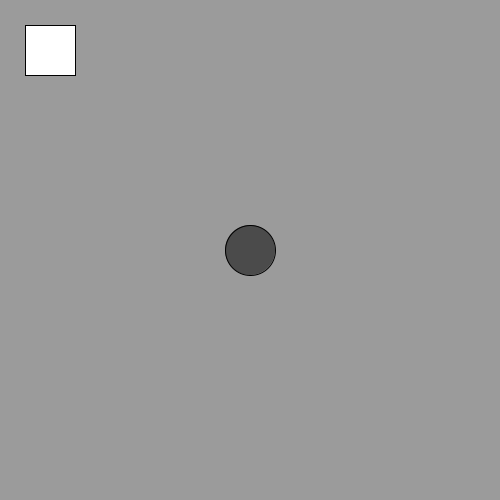
Frame 1 (no input)
Frame 60 (the mouse pressed at the canvas centre just before this capture): identical to frame 1, image omitted
Frame 120 (the mouse held since frame 60 and released just before this capture): identical to frame 1, image omitted

The Processing sketch that drew this single still picture (run headless with seeded random() and noise(); from frame 60 on, the mouse is pressed at the canvas centre):

// Processing sketch: Robotje
// ── Robotje.pde

void settings(){
size(wBreedte,wHoogte);
}
void setup(){
  robotY=robotX;
  hoogteRobot=breedteRobot;
  stapRobot=breedteRobot;
}

void draw(){
  background(155);
  robot();
  vracht();

 }

void keyPressed(){
  switch(key){
    case CODED:
        switch (keyCode){
            case UP:
            println("pressed up now");
              robotY=constrain(robotY-stapRobot,0,height);
              break;
            case DOWN:
            println("pressed down now");
              robotY=constrain(robotY+stapRobot,0,height-hoogteRobot);
              break;
            case RIGHT:
            println("pressed right now");
            robotX=constrain(robotX+stapRobot,0,width-breedteRobot);
            break;
            case LEFT:
            println("pressed left now");
            robotX=constrain(robotX-stapRobot,0,width);
            break;
          }
    break;
    case ENTER:
    println("enter pressed");
    if((robotX==vrachtX) && (robotY==vrachtY)){
            println("tillen vracht");
      vrachtTillen=!vrachtTillen;

    }
    break; 
  }
    if (vrachtTillen){
    vrachtX=robotX;
    vrachtY=robotY;
    }
}
 

// ── Robot.pde

void robot(){
fill(255);
rect(robotX,robotY,breedteRobot,hoogteRobot);

}

// ── Variabelen.pde
int wBreedte=500;
int wHoogte=500;
int robotX=wBreedte/20;    // start x positie robot
int robotY=wHoogte/20;    //start y positie robot

int breedteRobot=50;
int hoogteRobot=0;
int vrachtX=wBreedte/2;    // start x positie vracht
int vrachtY=wHoogte/2;    // start x positie vracht
int diameterVracht=50;
int stapRobot=0;
boolean vrachtTillen= false;

// ── Vracht.pde
void vracht(){
fill(75);

ellipse(vrachtX,vrachtY,diameterVracht,diameterVracht);

}
